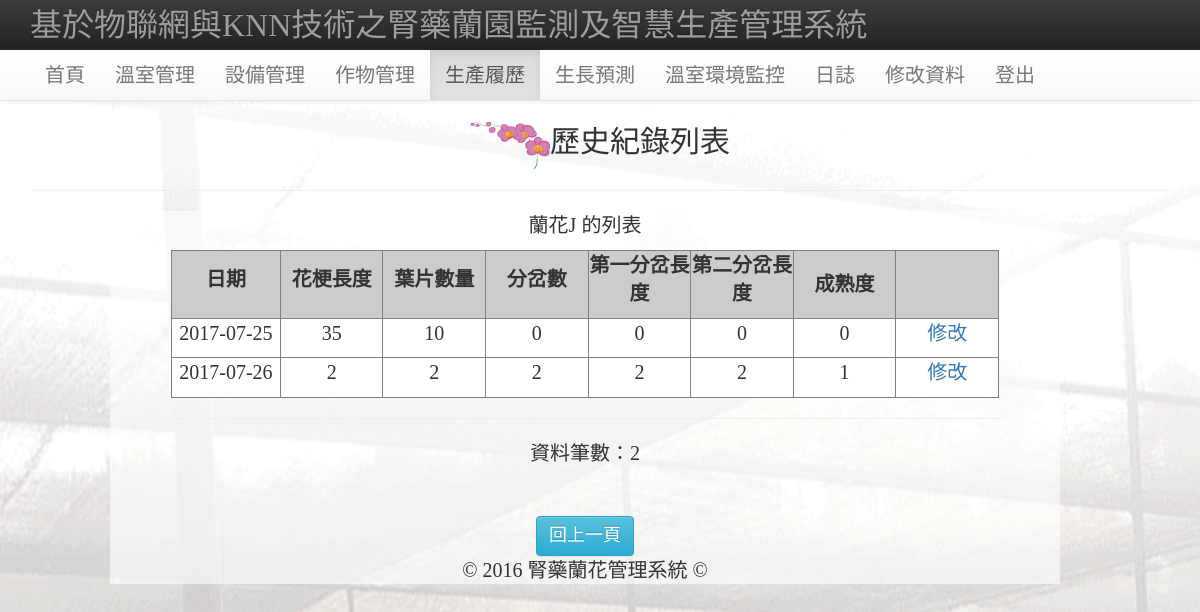
/PH2.php?id=10, run on an earlier commit of the app's database.
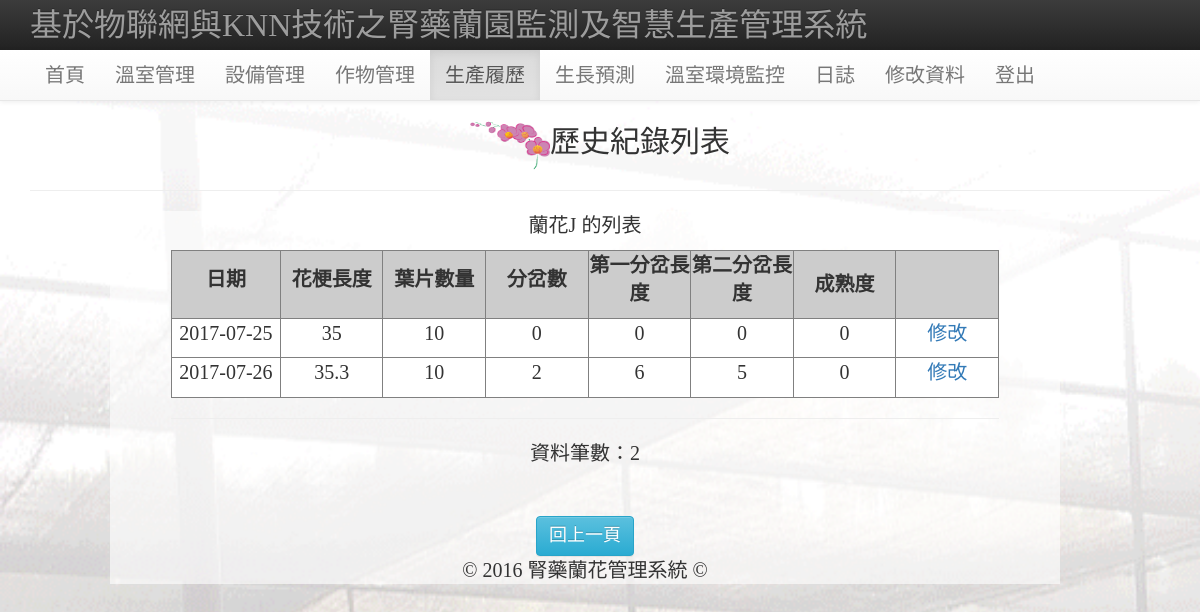
And on a later commit of the database.
### tables this page shows
CREATE TABLE `history` (
  `h_id` int(255) UNSIGNED NOT NULL,
  `h_biology` varchar(255) NOT NULL COMMENT '品種',
  `h_username` varchar(255) NOT NULL COMMENT '使用者',
  `h_on` int(255) NOT NULL,
  `h_leafNum` int(11) NOT NULL COMMENT '葉片數量',
  `h_pedlength` double NOT NULL COMMENT '花梗長度',
  `h_bifNum` int(255) NOT NULL COMMENT '分岔數',
  `h_bifNum1` double DEFAULT NULL COMMENT '第一分岔',
  `h_bifNum2` double DEFAULT NULL COMMENT '第二分岔',
  `maturity` double NOT NULL COMMENT '成熟度',
  `h_date` date NOT NULL,
  `h_jointime` timestamp NULL DEFAULT CURRENT_TIMESTAMP ON UPDATE CURRENT_TIMESTAMP
);

### PH2.php (the view, shortened to what this page needs)
<?php
$query_RecFlower = "SELECT * FROM `history` WHERE `h_on`='".$_GET["id"]."' ";
$RecFlower = mysql_query($query_RecFlower);
$row_RecFlower=mysql_fetch_assoc($RecFlower);
$pageRow_records = 15;
$num_pages = 1;
$startRow_records = ($num_pages -1) * $pageRow_records;
$query_RecFlower = "SELECT * FROM `history` WHERE `h_on`='".$_GET["id"]."' ";
$query_limit_RecFlower = $query_RecFlower." LIMIT ".$startRow_records.", ".$pageRow_records;
$RecFlower = mysql_query($query_limit_RecFlower);
$all_RecFlower = mysql_query($query_RecFlower);
$total_records = mysql_num_rows($all_RecFlower);
?>
<!DOCTYPE html>
<html>
<head>
<link href="./css/bootstrap.min.css" rel="stylesheet">
<link href="./css/navbar-fixed-top.css" rel="stylesheet">
    <link rel="stylesheet" href="https://maxcdn.bootstrapcdn.com/bootstrap/3.3.1/css/bootstrap.min.css">
    <link rel="stylesheet" href="https://maxcdn.bootstrapcdn.com/bootstrap/3.3.1/css/bootstrap-theme.min.css">
<link rel="stylesheet" type="text/css" href="css/menu.css">
</head>
<body style="text-align:center;font-size:18px;background-image: url(img/46505.png);background-size: cover;background-attachment: fixed; font-family: 微軟正黑體;margin:30px">
<nav class="navbar navbar-inverse navbar-fixed-top" role="navigation">
  <div class="container">
    <div class="navbar-header">
     <a class="navbar-brand" href="member_center.php" style="font-size: 24pt;">基於物聯網與KNN技術之腎藥蘭園監測及智慧生產管理系統</a>
    </div>
  </div>
</nav>
<nav class="navbar navbar-default navbar-fixed-top" style="top: 50px;" role="navigation">
  <div class="container">
    <div id="navbar" class="navbar-collapse collapse">
      <ul class="nav navbar-nav" style="font-size: 20px;">
        <li><a href="member_center.php">首頁</a></li>
        <li><a href="GMM.php">溫室管理</a></li>
        <li><a href="SM.php">設備管理</a></li>
        <li><a href="CM.php">作物管理</a></li>
        <li class="active"><a href="PH.php?select=1">生產履歷</a></li>
        <li><a href="prediction.php">生長預測</a></li>
        <li><a href="http://140.127.1.99/orchid_garden/index.html" target=" _new">溫室環境監控</a></li>
        <li><a href="Diary.php">日誌</a></li>
        <li><a href="member_update.php">修改資料</a></li>
        <li><a href="?logout=true">登出</a></li>
      </ul>
    </div>
  </div>
</nav>
<h2 style="text-align:center;"><img src="img/LOGO.png" alt="LOGO" width="80" height="50">歷史紀錄列表</h2>
<form name="fromCM" method="" action="">
<hr>
<div class="col-xs-1 col-md-1"></div>
<div style="background: rgba(100%,100%,100%,0.6);" class="row col-xs-10 col-md-10">
<table width="90%" border="0px" align="center" cellpadding="4" cellspacing="0" style="font-size: 20px;">
  <tr>
    <td class="tdbline"><table width="100%" border="0px" cellspacing="0" cellpadding="10">
      <tr valign="top">
        <td class="tdrline"><p class="title"><?php echo $row_RecFlower["h_biology"];?> 的列表 </p>
          <table width="100%"  border="1px" cellpadding="0" cellspacing="0" bgcolor="#F0F0F0" >
            <tr >
              <th width="5%" bgcolor="#CCCCCC" style="text-align:center;"><p>日期</p></th>
              <th width="5%" bgcolor="#CCCCCC" style="text-align:center;"><p>花梗長度</p></th>
              <th width="5%" bgcolor="#CCCCCC" style="text-align:center;"><p>葉片數量</p></th>
              <th width="5%" bgcolor="#CCCCCC" style="text-align:center;"><p>分岔數</p></th>
              <th width="5%" bgcolor="#CCCCCC" style="text-align:center;"><p>第一分岔長度</p></th>
              <th width="5%" bgcolor="#CCCCCC" style="text-align:center;"><p>第二分岔長度</p></th>
              <th width="5%" bgcolor="#CCCCCC" style="text-align:center;">成熟度</th>
              <th width="5%" bgcolor="#CCCCCC">&nbsp;</th>
            </tr>
      <?php while($row_RecFlower=mysql_fetch_assoc($RecFlower)){ ?>
            <tr>
              <td width="5%" align="center" bgcolor="#FFFFFF"><p><?php echo $row_RecFlower["h_date"];?></a></p></td>
              <td width="5%" align="center" bgcolor="#FFFFFF"><p><?php echo $row_RecFlower["h_pedlength"];?></p></td>
              <td width="5%" align="center" bgcolor="#FFFFFF"><p><?php echo $row_RecFlower["h_leafNum"];?></p></td>
              <td width="5%" align="center" bgcolor="#FFFFFF"><p><?php echo $row_RecFlower["h_bifNum"];?></p></td>
              <td width="5%" align="center" bgcolor="#FFFFFF"><p><?php echo $row_RecFlower["h_bifNum1"];?></p></td>
              <td width="5%" align="center" bgcolor="#FFFFFF"><p><?php echo $row_RecFlower["h_bifNum2"];?></p></td>
              <td width="5%" align="center" bgcolor="#FFFFFF"><p><?php echo $row_RecFlower["maturity"];?></p></td>
              <td width="5%" align="center" bgcolor="#FFFFFF"><a href="PH2_update.php?id=<?php echo $row_RecFlower["h_id"];?>">修改<p></p></td>
            </tr>
      <?php }?>
          </table>
          <hr size="1" />
          <table width="98%" border="0px" align="center" cellpadding="4" cellspacing="0">
            <tr>
              <td valign="middle"><p>資料筆數：<?php echo $total_records;?></p></td>
            </tr>
          </table>          <p>&nbsp;</p>
          </td>
      </tr>
    </table></td>
  </tr>
  <tr>
    <td align="center">
    <div>
    <input type="button" name="Submit" class="btn btn-info" value="回上一頁" onClick="window.history.back();" style="font-size: 18px;">
    </div>
    © 2016 腎藥蘭花管理系統 ©</td>
  </tr>
</table>
</form>
</body>
</html>

### css/navbar-fixed-top.css (style rules this page uses)
body { min-height: 2000px; padding-top: 70px; }

### css/menu.css (style rules this page uses)
* { box-sizing: border-box; }
body:before { content: ""; position: absolute; background-color: #F9F0D6; width: 15%; overflow: hidden; top: 0; left: 0; bottom: 0; visibility: hidden; opacity: 0; transition: all 0.4s ease; }

What changed in the data, as far as the page shows it:
changed history (number 2 of 2 on the later page): h_pedlength "2" → "35.3"; h_leafNum "2" → "10"; h_bifNum1 "2" → "6"; h_bifNum2 "2" → "5"; maturity "1" → "0"
